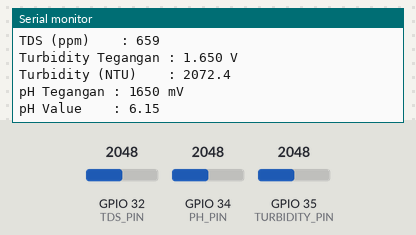
Bench run of a sketch on a simulated ESP32. Parts: the last lines printed to the serial monitor. The inputs (shaded band) are chosen by the test bench; at power-on: GPIO 32 (TDS_PIN) = 2048, GPIO 34 (PH_PIN) = 2048, GPIO 35 (TURBIDITY_PIN) = 2048. EEPROM starts erased.

Above: at 1.2 s.
1.3 s: GPIO 32 (TDS_PIN) set to 2866
2.8 s: GPIO 34 (PH_PIN) set to 2866
At 3.8 s:
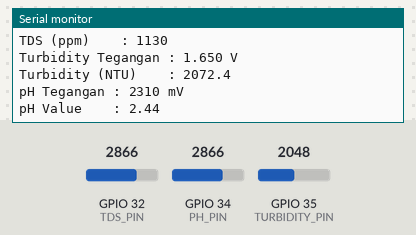
4.3 s: GPIO 35 (TURBIDITY_PIN) set to 2866
At 5.6 s:
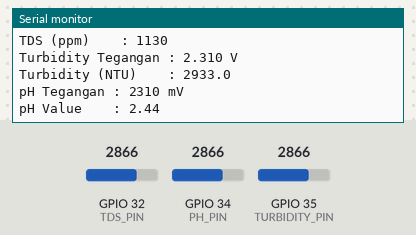
5.8 s: GPIO 32 (TDS_PIN) set to 3603
7.3 s: GPIO 34 (PH_PIN) set to 3603
At 8.6 s:
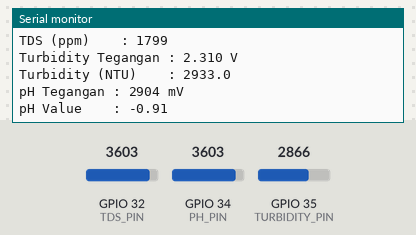
8.8 s: GPIO 35 (TURBIDITY_PIN) set to 3603
At 9.8 s:
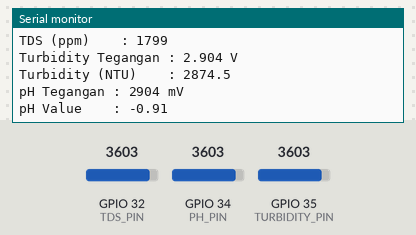
Timing chart, 0 to 11.3 s (numbered marks = the images above; inputs shaded):
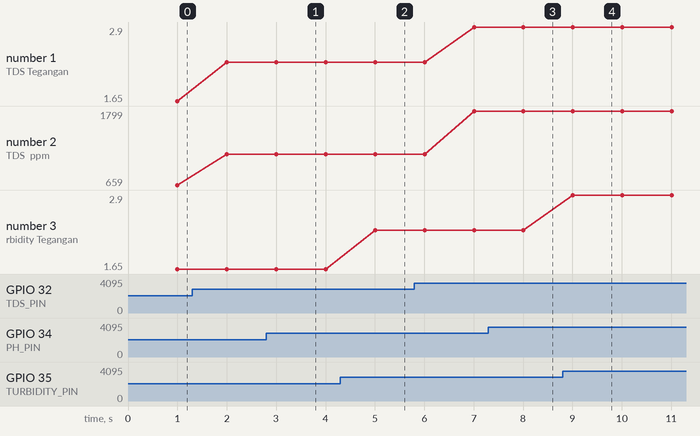

The sketch:

TURBIDITY_TDS_PH.ino
```cpp
// === Library ===
#include "DFRobot_PH.h"
#include <EEPROM.h>

// === Konfigurasi Pin ===
#define TDS_PIN       32    // Ganti pin TDS (jangan pakai yang sama dengan PH!)
#define TURBIDITY_PIN 35
#define PH_PIN        34

// === Konstanta ADC dan Tegangan ===
#define VREF 3.3
#define ADC_RESOLUTION 4095.0

// === Objek dan Variabel Global ===
DFRobot_PH ph;
float voltagePH, phValue;
float temperature = 25.0; // Gunakan default suhu, atau sesuaikan dengan sensor

#define SCOUNT 30
int analogBuffer[SCOUNT];
int analogBufferTemp[SCOUNT];
int analogBufferIndex = 0;

void setup() {
  Serial.begin(115200);
  EEPROM.begin(512);   // EEPROM untuk pH sensor
  ph.begin();

  pinMode(TDS_PIN, INPUT);
  pinMode(TURBIDITY_PIN, INPUT);
  pinMode(PH_PIN, INPUT);
}

void loop() {
  static unsigned long sampleTime = millis();

  // === Sampling TDS setiap 40ms ===
  if (millis() - sampleTime > 40U) {
    sampleTime = millis();
    analogBuffer[analogBufferIndex] = analogRead(TDS_PIN);
    analogBufferIndex++;
    if (analogBufferIndex == SCOUNT) analogBufferIndex = 0;
  }

  // === Cetak data setiap 1 detik ===
  static unsigned long printTime = millis();
  if (millis() - printTime > 1000U) {
    printTime = millis();

    // === Baca TDS ===
    for (int i = 0; i < SCOUNT; i++) analogBufferTemp[i] = analogBuffer[i];
    float averageVoltageTDS = getMedianNum(analogBufferTemp, SCOUNT) * (VREF / ADC_RESOLUTION);
    float compensationCoefficient = 1.0 + 0.02 * (temperature - 25.0);
    float compensationVoltage = averageVoltageTDS / compensationCoefficient;
    float tdsValue = (133.42 * pow(compensationVoltage, 3) -
                      255.86 * pow(compensationVoltage, 2) +
                      857.39 * compensationVoltage) * 0.5;

    // === Baca Turbidity ===
    int turbidityRaw = analogRead(TURBIDITY_PIN);
    float turbidityVoltage = turbidityRaw * (VREF / ADC_RESOLUTION);
    float ntu = -1120.4 * turbidityVoltage * turbidityVoltage + 5742.3 * turbidityVoltage - 4352.9;
    if (ntu < 0) ntu = 0;

    // === Baca pH ===
    int analogPH = analogRead(PH_PIN);
    voltagePH = analogPH / 4095.0 * 3300; // Konversi ke mV
    phValue = ph.readPH(voltagePH, temperature);

    // === Tampilkan Semua Data ===
    Serial.println("=== Data Sensor ===");

    Serial.print("TDS Tegangan : "); Serial.print(averageVoltageTDS, 3); Serial.println(" V");
    Serial.print("TDS (ppm)    : "); Serial.println(tdsValue, 0);

    Serial.print("Turbidity Tegangan : "); Serial.print(turbidityVoltage, 3); Serial.println(" V");
    Serial.print("Turbidity (NTU)    : "); Serial.println(ntu, 1);

    Serial.print("pH Tegangan : "); Serial.print(voltagePH, 0); Serial.println(" mV");
    Serial.print("pH Value    : "); Serial.println(phValue, 2);

    Serial.println();
  }

  // === Kalibrasi pH jika diperlukan ===
  ph.calibration(voltagePH, temperature);
}

// === Median Filter untuk TDS ===
int getMedianNum(int bArray[], int iFilterLen) {
  int bTab[iFilterLen];
  for (int i = 0; i < iFilterLen; i++) bTab[i] = bArray[i];

  for (int j = 0; j < iFilterLen - 1; j++) {
    for (int i = 0; i < iFilterLen - j - 1; i++) {
      if (bTab[i] > bTab[i + 1]) {
        int temp = bTab[i];
        bTab[i] = bTab[i + 1];
        bTab[i + 1] = temp;
      }
    }
  }

  return bTab[iFilterLen / 2];
}
```

Measured:
- after the input at 2.8 s, the serial monitor: prints a new line after 0.21 s (image 1)
- after the input at 4.3 s, the serial monitor: prints a new line after 0.71 s (image 2)
- after the input at 7.3 s, the serial monitor: prints a new line after 0.71 s (image 3)
- after the input at 8.8 s, the serial monitor: prints a new line after 0.21 s (image 4)
- plotted number 1: 1.65 → 2.31 after the input at 1.3 s, 2.31 → 2.9 after the input at 5.8 s
- plotted number 2: 659 → 1130 after the input at 1.3 s, 1130 → 1799 after the input at 5.8 s
